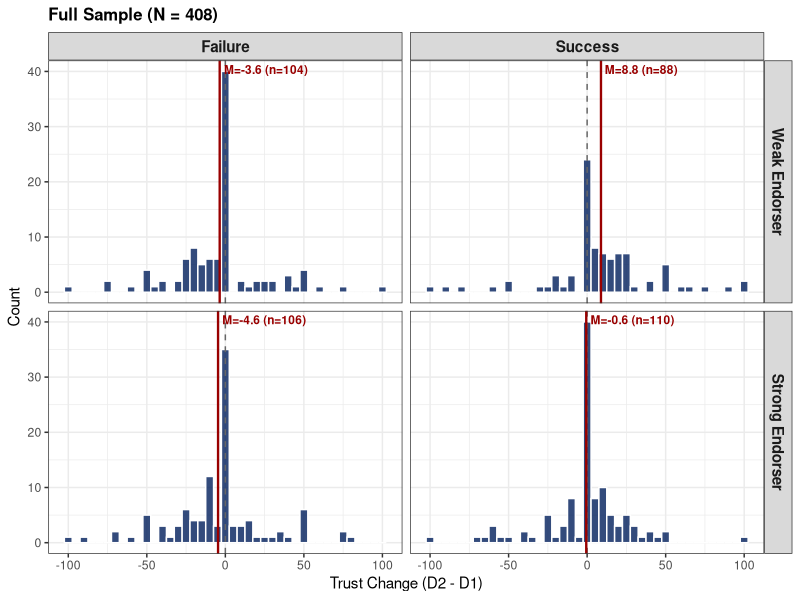
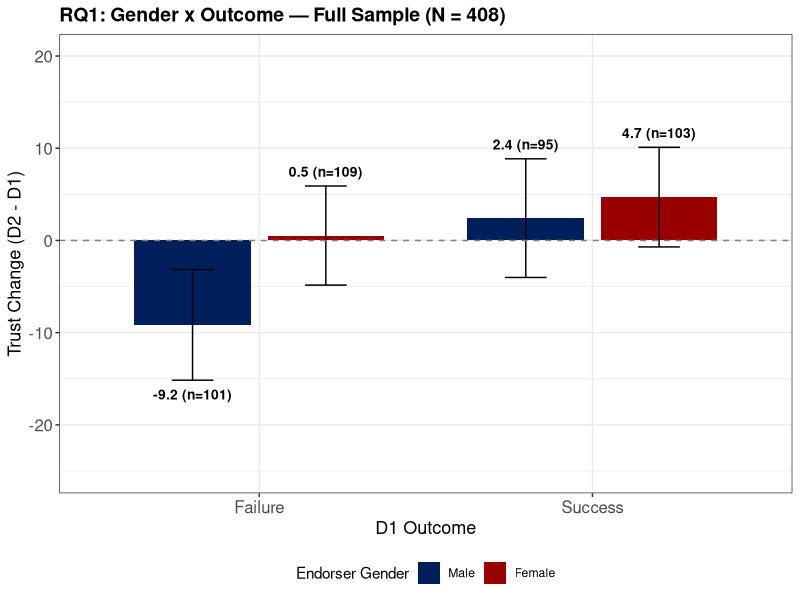
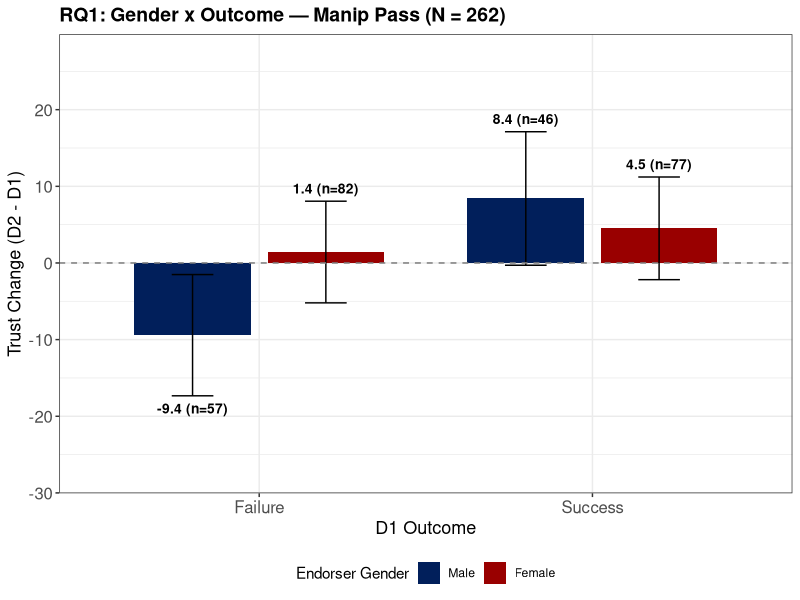
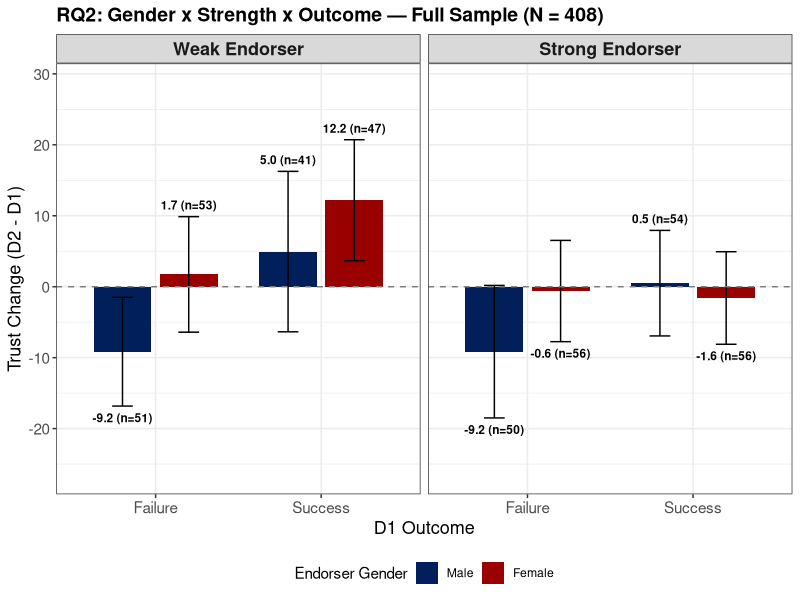
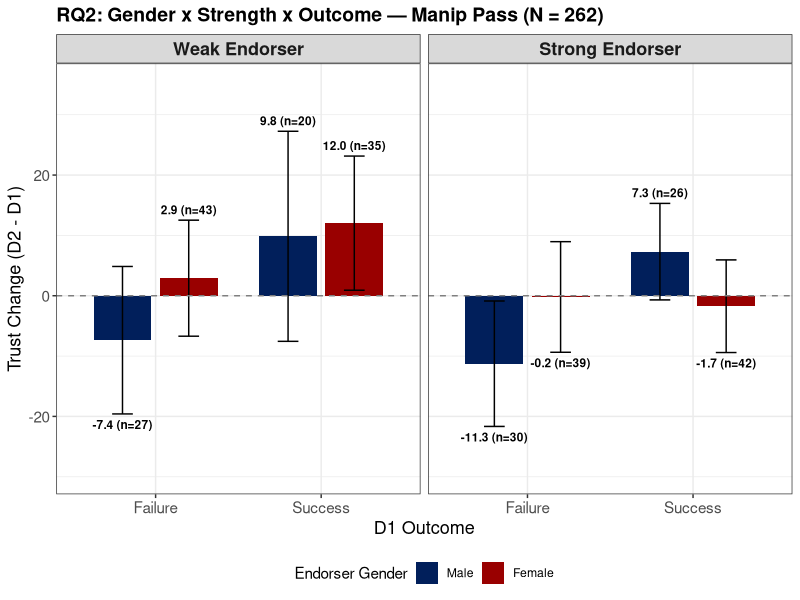
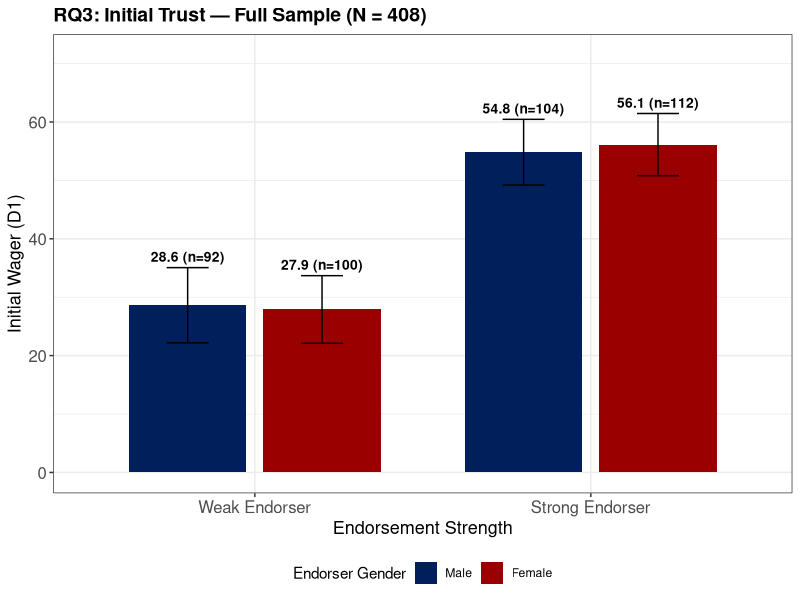
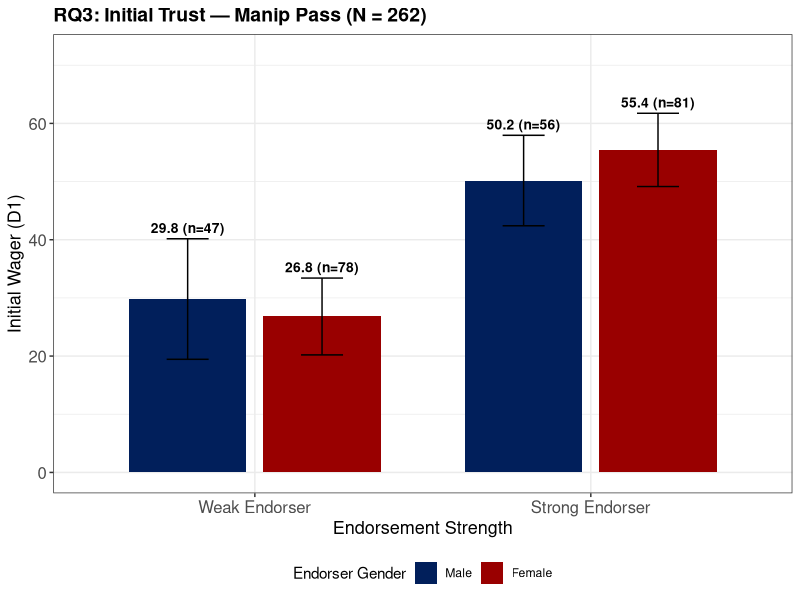
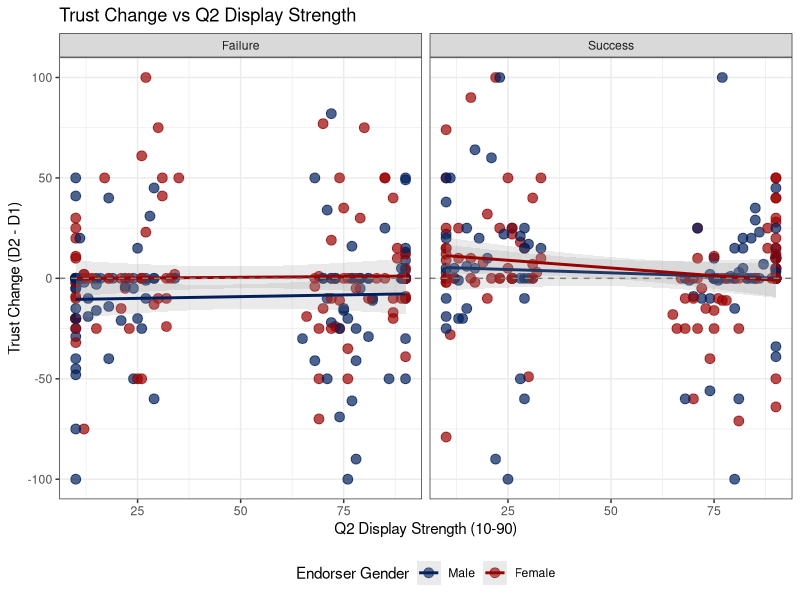

Generate these figures, in order, with R:
## ---- chunk 1
rm(list = ls())
knitr::opts_chunk$set(
  echo = FALSE, message = FALSE, warning = FALSE,
  fig.width = 10, fig.height = 5.5, fig.pos = "H"
)
library(dplyr)
library(tidyr)
library(ggplot2)
library(knitr)
library(car)
library(broom)
library(gridExtra)
library(patchwork)

NAVY <- "#011F5B"
RED  <- "#990000"
set.seed(42)
## ---- chunk 2
d <- read.csv("study_data_clean.csv", stringsAsFactors = FALSE) %>%
  mutate(
    endorser_gender_f = factor(endorser_gender, levels = c("Male", "Female")),
    outcome_f = factor(outcome, levels = c("Failure", "Success")),
    strength_f = factor(strength_cond, levels = c("weak", "strong")),
    trust_change = as.numeric(trust_change)
  )

# Two subsamples (all completers passed 5/5 CQ by design)
s1 <- d                                           # Full (all passed CQ gate)
s2 <- d %>% filter(manip_correct == 1)             # + manipulation check pass

samples <- list(
  list(data = s1, label = sprintf("Full Sample (N = %d)", nrow(s1))),
  list(data = s2, label = sprintf("Manip Pass (N = %d)", nrow(s2)))
)
## ---- chunk 3
overview <- function(dat, label) {
  tibble(
    Sample = label, N = nrow(dat),
    `Mean D1` = mean(dat$trust_d1, na.rm = TRUE),
    `Mean D2` = mean(dat$trust_d2, na.rm = TRUE),
    `Mean Change` = mean(dat$trust_change, na.rm = TRUE),
    `SD Change` = sd(dat$trust_change, na.rm = TRUE),
    `No Change %` = mean(dat$trust_change == 0, na.rm = TRUE) * 100
  )
}

bind_rows(
  overview(s1, "Full (5/5 CQ)"),
  overview(s2, "Manip Pass")
) %>%
  kable(digits = 1, caption = "DV descriptives by sample", booktabs = TRUE)
## ---- chunk 4
d %>%
  count(assigned_condition, endorser_gender, strength_cond, outcome) %>%
  kable(caption = "N by condition", booktabs = TRUE)
## ---- chunk 5
if (any(!is.na(d$age))) {
  demo <- d %>%
    summarise(
      `Mean Age` = mean(age, na.rm = TRUE),
      `SD Age` = sd(age, na.rm = TRUE),
      `N Female` = sum(participant_gender == "Female", na.rm = TRUE),
      `N Male` = sum(participant_gender == "Male", na.rm = TRUE),
      `N Other/NB` = sum(!participant_gender %in% c("Female", "Male"), na.rm = TRUE)
    )
  kable(demo, digits = 1, caption = "Participant demographics", booktabs = TRUE)
}
## ---- chunk 6
if (any(!is.na(d$display_strength_q1))) {
  ds <- d %>%
    summarise(
      `Q1 Display Mean` = mean(display_strength_q1, na.rm = TRUE),
      `Q1 Display SD` = sd(display_strength_q1, na.rm = TRUE),
      `Q2 Display Mean` = mean(display_strength_q2, na.rm = TRUE),
      `Q2 Display SD` = sd(display_strength_q2, na.rm = TRUE),
      `Delta Mean` = mean(q2_variance_delta, na.rm = TRUE),
      `Delta SD` = sd(q2_variance_delta, na.rm = TRUE)
    )
  kable(ds, digits = 1, caption = "Display strength (10-90 scale)", booktabs = TRUE)
}
## ---- chunk 7
d %>%
  count(manip_correct, manip_missing) %>%
  kable(caption = "Manipulation check (endorser gender recall)", booktabs = TRUE)
## ---- chunk 8
rt <- d %>%
  summarise(
    `D1 Median RT (s)` = median(rt_d1, na.rm = TRUE),
    `D2 Median RT (s)` = median(rt_d2, na.rm = TRUE),
    `Outcome Median RT (s)` = median(rt_outcome, na.rm = TRUE),
    `D1 Mean RT (s)` = mean(rt_d1, na.rm = TRUE),
    `D2 Mean RT (s)` = mean(rt_d2, na.rm = TRUE),
    `Duration Median (s)` = median(duration_s, na.rm = TRUE)
  )
kable(rt, digits = 1, caption = "Reaction times", booktabs = TRUE)
## ---- chunk 9
hist_facet <- function(dat, label) {
  cell_means <- dat %>%
    group_by(strength_f, outcome_f) %>%
    summarise(m = mean(trust_change), n = n(), .groups = "drop")

  ggplot(dat, aes(x = trust_change)) +
    geom_histogram(binwidth = 5, fill = NAVY, color = "white", alpha = 0.8) +
    geom_vline(xintercept = 0, linetype = "dashed", color = "gray40") +
    geom_vline(data = cell_means, aes(xintercept = m),
               linetype = "solid", color = RED, linewidth = 0.8) +
    geom_text(data = cell_means, aes(x = m, y = Inf,
              label = sprintf("M=%.1f (n=%d)", m, n)),
              vjust = 1.5, hjust = -0.05, color = RED, fontface = "bold", size = 3) +
    facet_grid(strength_f ~ outcome_f,
               labeller = labeller(
                 strength_f = c("weak" = "Weak Endorser", "strong" = "Strong Endorser"),
                 outcome_f = c("Failure" = "Failure", "Success" = "Success"))) +
    labs(title = label, x = "Trust Change (D2 - D1)", y = "Count") +
    theme_bw() +
    theme(plot.title = element_text(size = 12, face = "bold"),
          strip.text = element_text(size = 11, face = "bold"))
}

hist_facet(s1, sprintf("Full Sample (N = %d)", nrow(s1)))
## ---- chunk 10
plot_rq1 <- function(dat, title_label) {
  pd <- dat %>%
    group_by(endorser_gender_f, outcome_f) %>%
    summarise(m = mean(trust_change), se = sd(trust_change) / sqrt(n()),
              n = n(), .groups = "drop") %>%
    mutate(
      ci_hi = m + 1.96 * se,
      ci_lo = m - 1.96 * se,
      label_y = ifelse(m >= 0, ci_hi + 1, ci_lo - 1),
      label_vjust = ifelse(m >= 0, 0, 1)
    )

  y_max <- max(pd$ci_hi) + 10
  y_min <- min(pd$ci_lo) - 10

  ggplot(pd, aes(x = outcome_f, y = m, fill = endorser_gender_f)) +
    geom_bar(stat = "identity", position = position_dodge(0.8), width = 0.7) +
    geom_errorbar(aes(ymin = ci_lo, ymax = ci_hi),
                  position = position_dodge(0.8), width = 0.25) +
    geom_hline(yintercept = 0, linetype = "dashed", color = "gray50") +
    geom_text(aes(y = label_y, label = sprintf("%.1f (n=%d)", m, n),
                  vjust = label_vjust),
              position = position_dodge(0.8),
              size = 3.5, fontface = "bold") +
    scale_fill_manual(values = c("Male" = NAVY, "Female" = RED)) +
    coord_cartesian(ylim = c(y_min, y_max)) +
    labs(title = title_label, x = "D1 Outcome",
         y = "Trust Change (D2 - D1)", fill = "Endorser Gender") +
    theme_bw() +
    theme(legend.position = "bottom",
          plot.title = element_text(size = 14, face = "bold"),
          axis.text = element_text(size = 12),
          axis.title = element_text(size = 13))
}
## ---- chunk 11
plot_rq1(s1, sprintf("RQ1: Gender x Outcome — Full Sample (N = %d)", nrow(s1)))
## ---- chunk 12
summary(lm(trust_change ~ endorser_gender_f * outcome_f, data = s1))
## ---- chunk 13
plot_rq1(s2, sprintf("RQ1: Gender x Outcome — Manip Pass (N = %d)", nrow(s2)))
## ---- chunk 14
summary(lm(trust_change ~ endorser_gender_f * outcome_f, data = s2))
## ---- chunk 15
rq1_row <- function(dat, label) {
  m <- lm(trust_change ~ endorser_gender_f * outcome_f, data = dat)
  cs <- summary(m)$coefficients
  ix_row <- "endorser_gender_fFemale:outcome_fSuccess"
  mf <- mean(dat$trust_change[dat$endorser_gender == "Male" & dat$outcome == "Failure"])
  ms <- mean(dat$trust_change[dat$endorser_gender == "Male" & dat$outcome == "Success"])
  ff <- mean(dat$trust_change[dat$endorser_gender == "Female" & dat$outcome == "Failure"])
  fs <- mean(dat$trust_change[dat$endorser_gender == "Female" & dat$outcome == "Success"])
  tibble(
    Sample = label, N = nrow(dat),
    `Male Fail` = mf, `Male Suc` = ms, `Male Range` = ms - mf,
    `Fem Fail` = ff, `Fem Suc` = fs, `Fem Range` = fs - ff,
    `Interaction b` = cs[ix_row, "Estimate"],
    `p` = cs[ix_row, "Pr(>|t|)"],
    `d` = cs[ix_row, "Estimate"] / sd(dat$trust_change)
  )
}

# Only compute if both genders and both outcomes present
if (length(unique(s1$endorser_gender)) > 1 && length(unique(s1$outcome)) > 1) {
  bind_rows(
    rq1_row(s1, "Full"),
    rq1_row(s2, "Manip Pass")
  ) %>%
    kable(digits = c(0, 0, 1, 1, 1, 1, 1, 1, 2, 3, 3),
          caption = "RQ1: Gender x Outcome across samples", booktabs = TRUE)
} else {
  cat("Insufficient cell coverage to compute RQ1 summary table.")
}
## ---- chunk 16
plot_rq2 <- function(dat, title_label) {
  pd <- dat %>%
    group_by(endorser_gender_f, outcome_f, strength_f) %>%
    summarise(m = mean(trust_change), se = sd(trust_change) / sqrt(n()),
              n = n(), .groups = "drop") %>%
    mutate(
      ci_hi = m + 1.96 * se,
      ci_lo = m - 1.96 * se,
      label_y = ifelse(m >= 0, ci_hi + 1, ci_lo - 1),
      label_vjust = ifelse(m >= 0, 0, 1)
    )

  y_max <- max(pd$ci_hi) + 8
  y_min <- min(pd$ci_lo) - 8

  ggplot(pd, aes(x = outcome_f, y = m, fill = endorser_gender_f)) +
    geom_bar(stat = "identity", position = position_dodge(0.8), width = 0.7) +
    geom_errorbar(aes(ymin = ci_lo, ymax = ci_hi),
                  position = position_dodge(0.8), width = 0.25) +
    geom_hline(yintercept = 0, linetype = "dashed", color = "gray50") +
    geom_text(aes(y = label_y, label = sprintf("%.1f (n=%d)", m, n),
                  vjust = label_vjust),
              position = position_dodge(0.8),
              size = 3, fontface = "bold") +
    facet_wrap(~ strength_f, nrow = 1,
               labeller = labeller(strength_f = c("weak" = "Weak Endorser",
                                                   "strong" = "Strong Endorser"))) +
    scale_fill_manual(values = c("Male" = NAVY, "Female" = RED)) +
    coord_cartesian(ylim = c(y_min, y_max)) +
    labs(title = title_label, x = "D1 Outcome",
         y = "Trust Change (D2 - D1)", fill = "Endorser Gender") +
    theme_bw() +
    theme(legend.position = "bottom",
          plot.title = element_text(size = 14, face = "bold"),
          strip.text = element_text(size = 13, face = "bold"),
          axis.text = element_text(size = 11),
          axis.title = element_text(size = 13))
}
## ---- chunk 17
plot_rq2(s1, sprintf("RQ2: Gender x Strength x Outcome — Full Sample (N = %d)", nrow(s1)))
## ---- chunk 18
summary(lm(trust_change ~ endorser_gender_f * strength_f * outcome_f, data = s1))
## ---- chunk 19
plot_rq2(s2, sprintf("RQ2: Gender x Strength x Outcome — Manip Pass (N = %d)", nrow(s2)))
## ---- chunk 20
summary(lm(trust_change ~ endorser_gender_f * strength_f * outcome_f, data = s2))
## ---- chunk 21
rq2_row <- function(dat, label) {
  cells <- dat %>%
    group_by(endorser_gender_f, strength_f, outcome_f) %>%
    summarise(m = mean(trust_change), n = n(), .groups = "drop") %>%
    pivot_wider(names_from = outcome_f, values_from = c(m, n))

  cells %>%
    mutate(Sample = label, Range = m_Success - m_Failure) %>%
    select(Sample, Gender = endorser_gender_f, Strength = strength_f,
           Failure = m_Failure, `n Fail` = n_Failure,
           Success = m_Success, `n Suc` = n_Success, Range)
}

if (length(unique(paste(s1$endorser_gender, s1$strength_cond, s1$outcome))) >= 4) {
  bind_rows(
    rq2_row(s1, "Full"),
    rq2_row(s2, "Manip Pass")
  ) %>%
    kable(digits = 1,
          caption = "RQ2: Outcome range (Success - Failure) by Gender x Strength",
          booktabs = TRUE)
} else {
  cat("Insufficient cell coverage for RQ2 summary table.")
}
## ---- chunk 22
plot_rq3 <- function(dat, title_label) {
  pd <- dat %>%
    group_by(endorser_gender_f, strength_f) %>%
    summarise(m = mean(trust_d1), se = sd(trust_d1) / sqrt(n()),
              n = n(), .groups = "drop") %>%
    mutate(ci_hi = m + 1.96 * se, ci_lo = m - 1.96 * se)

  y_max <- max(pd$ci_hi) + 10

  ggplot(pd, aes(x = strength_f, y = m, fill = endorser_gender_f)) +
    geom_bar(stat = "identity", position = position_dodge(0.8), width = 0.7) +
    geom_errorbar(aes(ymin = ci_lo, ymax = ci_hi),
                  position = position_dodge(0.8), width = 0.25) +
    geom_text(aes(y = ci_hi + 1, label = sprintf("%.1f (n=%d)", m, n)),
              position = position_dodge(0.8), vjust = 0,
              size = 3.5, fontface = "bold") +
    scale_fill_manual(values = c("Male" = NAVY, "Female" = RED)) +
    scale_x_discrete(labels = c("weak" = "Weak Endorser", "strong" = "Strong Endorser")) +
    coord_cartesian(ylim = c(0, y_max)) +
    labs(title = title_label, x = "Endorsement Strength",
         y = "Initial Wager (D1)", fill = "Endorser Gender") +
    theme_bw() +
    theme(legend.position = "bottom",
          plot.title = element_text(size = 14, face = "bold"),
          axis.text = element_text(size = 12),
          axis.title = element_text(size = 13))
}
## ---- chunk 23
plot_rq3(s1, sprintf("RQ3: Initial Trust — Full Sample (N = %d)", nrow(s1)))
## ---- chunk 24
summary(lm(trust_d1 ~ endorser_gender_f * strength_f, data = s1))
## ---- chunk 25
plot_rq3(s2, sprintf("RQ3: Initial Trust — Manip Pass (N = %d)", nrow(s2)))
## ---- chunk 26
summary(lm(trust_d1 ~ endorser_gender_f * strength_f, data = s2))
## ---- chunk 27
rq3_row <- function(dat, label) {
  mw <- mean(dat$trust_d1[dat$endorser_gender == "Male" & dat$strength_cond == "weak"], na.rm = TRUE)
  ms <- mean(dat$trust_d1[dat$endorser_gender == "Male" & dat$strength_cond == "strong"], na.rm = TRUE)
  fw <- mean(dat$trust_d1[dat$endorser_gender == "Female" & dat$strength_cond == "weak"], na.rm = TRUE)
  fs <- mean(dat$trust_d1[dat$endorser_gender == "Female" & dat$strength_cond == "strong"], na.rm = TRUE)

  m <- lm(trust_d1 ~ endorser_gender_f * strength_f, data = dat)
  cs <- summary(m)$coefficients
  tibble(
    Sample = label, N = nrow(dat),
    `M Weak` = mw, `M Strong` = ms, `M Diff` = ms - mw,
    `F Weak` = fw, `F Strong` = fs, `F Diff` = fs - fw,
    `Female b` = cs["endorser_gender_fFemale", "Estimate"],
    `Female p` = cs["endorser_gender_fFemale", "Pr(>|t|)"],
    `G x S b` = cs["endorser_gender_fFemale:strength_fstrong", "Estimate"],
    `G x S p` = cs["endorser_gender_fFemale:strength_fstrong", "Pr(>|t|)"]
  )
}

if (length(unique(paste(s1$endorser_gender, s1$strength_cond))) >= 4) {
  bind_rows(
    rq3_row(s1, "Full"),
    rq3_row(s2, "Manip Pass")
  ) %>%
    kable(digits = c(0, 0, 1, 1, 1, 1, 1, 1, 2, 3, 2, 3),
          caption = "RQ3: Initial trust (D1 wager) by Gender x Strength",
          booktabs = TRUE)
} else {
  cat("Insufficient cell coverage for RQ3 summary table.")
}
## ---- chunk 28
if (any(!is.na(d$display_strength_q2))) {
  ggplot(d, aes(x = display_strength_q2, y = trust_change, color = endorser_gender_f)) +
    geom_point(size = 3, alpha = 0.7) +
    geom_smooth(method = "lm", se = TRUE, alpha = 0.2) +
    geom_hline(yintercept = 0, linetype = "dashed", color = "gray50") +
    scale_color_manual(values = c("Male" = NAVY, "Female" = RED)) +
    facet_wrap(~ outcome_f) +
    labs(title = "Trust Change vs Q2 Display Strength",
         x = "Q2 Display Strength (10-90)", y = "Trust Change (D2 - D1)",
         color = "Endorser Gender") +
    theme_bw() +
    theme(legend.position = "bottom")
} else {
  cat("Q2 display strength data not yet available (embedded data fields were just added).")
}
## ---- chunk 29
if (any(!is.na(d$q2_variance_delta))) {
  ggplot(d, aes(x = q2_variance_delta, y = trust_change, color = endorser_gender_f)) +
    geom_point(size = 3, alpha = 0.7) +
    geom_smooth(method = "lm", se = TRUE, alpha = 0.2) +
    geom_hline(yintercept = 0, linetype = "dashed", color = "gray50") +
    geom_vline(xintercept = 0, linetype = "dotted", color = "gray70") +
    scale_color_manual(values = c("Male" = NAVY, "Female" = RED)) +
    labs(title = "Trust Change vs Q2 Strength Delta (Q2 - Q1)",
         x = "Q2 - Q1 Display Strength", y = "Trust Change (D2 - D1)",
         color = "Endorser Gender") +
    theme_bw() +
    theme(legend.position = "bottom")
} else {
  cat("Q2 variance delta data not yet available.")
}
## ---- chunk 30
if (any(!is.na(d$duration_s))) {
  ggplot(d, aes(x = duration_s / 60)) +
    geom_histogram(binwidth = 1, fill = NAVY, color = "white", alpha = 0.8) +
    geom_vline(xintercept = median(d$duration_s, na.rm = TRUE) / 60,
               color = RED, linewidth = 1) +
    labs(title = "Survey Duration", x = "Minutes", y = "Count") +
    theme_bw()
}
## ---- chunk 31
ggplot(d, aes(x = trust_d1, y = trust_d2, color = outcome_f)) +
  geom_point(size = 3, alpha = 0.7) +
  geom_abline(slope = 1, intercept = 0, linetype = "dashed", color = "gray50") +
  scale_color_manual(values = c("Failure" = RED, "Success" = NAVY)) +
  facet_wrap(~ endorser_gender_f) +
  labs(title = "D1 vs D2 Wager by Outcome and Gender",
       x = "D1 Wager", y = "D2 Wager", color = "Outcome") +
  coord_cartesian(xlim = c(0, 100), ylim = c(0, 100)) +
  theme_bw() +
  theme(legend.position = "bottom")
## ---- chunk 32
no_change <- d %>%
  group_by(assigned_condition) %>%
  summarise(
    N = n(),
    `No Change` = sum(trust_change == 0),
    `% No Change` = mean(trust_change == 0) * 100,
    .groups = "drop"
  )
kable(no_change, digits = 1, caption = "No-change responses by condition", booktabs = TRUE)
